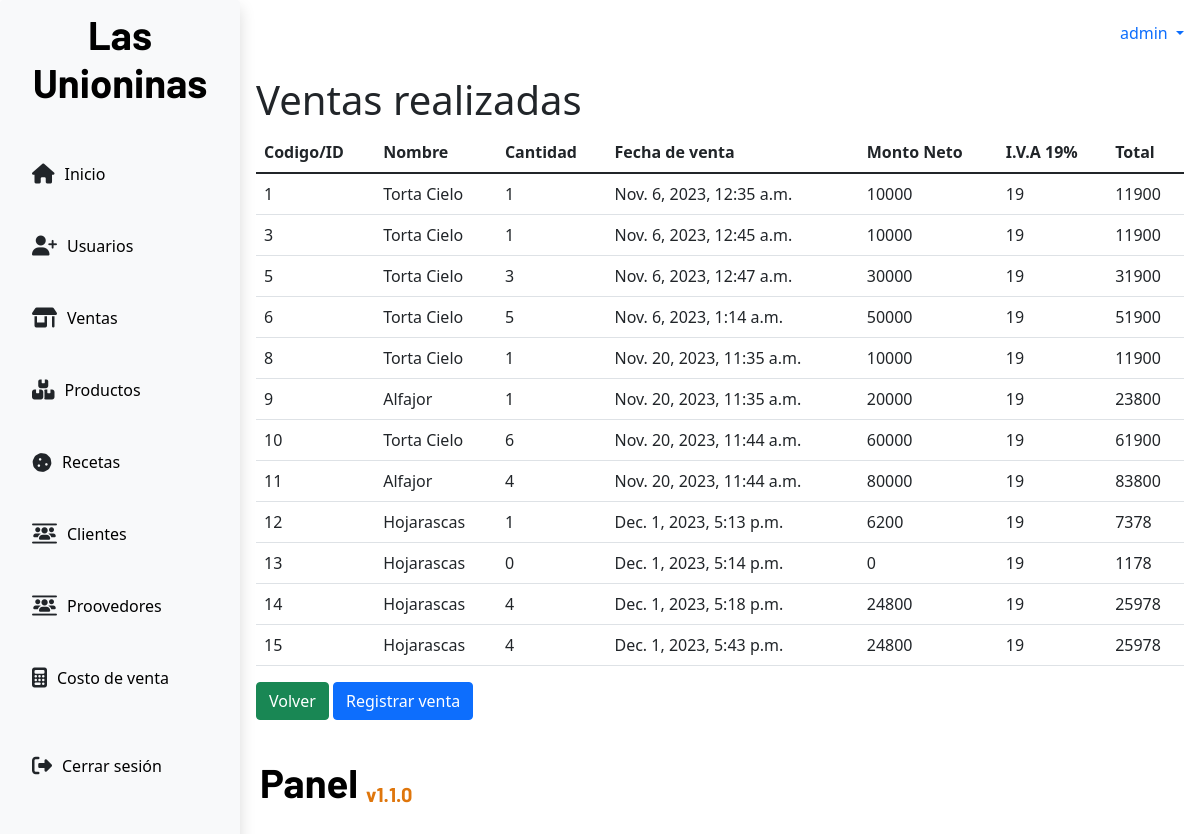
The page /sales/ (signed in) on the database its author committed.
### app/models.py (models this page shows, shortened)
class Sales(models.Model):
    product = models.ForeignKey(ProductsInventory, on_delete=models.CASCADE)
    amount = models.PositiveIntegerField(null=False)
    saleDate = models.DateTimeField(auto_now_add=True)
    subtotal = models.PositiveIntegerField(null=False)
    iva = models.PositiveBigIntegerField(null=False)
    total = models.PositiveIntegerField(null=False)
    seller = models.ForeignKey(UserCollaborator,on_delete=models.CASCADE)

class ProductsInventory(models.Model):
    name = models.CharField(max_length=100,null=False)
    price = models.PositiveIntegerField(null=False)
    category = models.ForeignKey(CategoryProduct, on_delete=models.CASCADE)
    elabDate = models.DateField()
    expDate = models.DateField()
    stock = models.PositiveIntegerField(null=False)

### app/views.py (the view)
# urls.py: path('sales/',views.salesTable,name='salesTable'),
def salesTable(request):
    role = request.session.get("role")
    sold_products = Sales.objects.all()
    if role == "Admin" or role == "NormalUser":
        return render(request,'sales/salesTable.html', {"sales": sold_products})
    else:
        return redirect("/")

### app/context_processors.py (called while the page is built)
def get_username(request):
    username = request.session.get('username', None)
    return {
        "username": username
    }

def get_role(request):
    role = request.session.get("role")
    return {
        "role": role
    }

def get_low_stock(request):
    low_stock = request.session.get("low_stock")
    return {
        "low_stock": low_stock
    }

### app/templates/sales/salesTable.html
{% extends 'base.html' %}
{% block content %}
<div>
    <h1>Ventas realizadas</h1>
</div>
<div>
    <table class="table">
        <thead>
            <tr>
                <th>Codigo/ID</th>
                <th>Nombre</th>
                <th>Cantidad</th>
                <th>Fecha de venta</th>
                <th>Monto Neto</th>
                <th>I.V.A 19%</th>
                <th>Total</th>
            </tr>
        </thead>
        <tbody>
            {% for data in sales %}
                <tr>
                    <td>{{data.id}}</td>
                    <td>{{data.product.name}}</td>
                    <td>{{data.amount}}</td>
                    <td>{{data.saleDate}}</td>
                    <td>{{data.subtotal}}</td>
                    <td>{{data.iva}}</td>
                    <td>{{data.total}}</td>
                </tr>
            {% endfor %}
        </tbody>
    </table>
</div>
<div>
    <a class="btn btn-success" href="{% url 'home'%}">Volver</a>
    <a class="btn btn-primary" href="{% url 'sell'%}">Registrar venta</a>
</div>
{% endblock content %}

### app/static/css/panel.css (style rules this page uses)
:root { --titles: "Barlow", sans-serif; --primary: #1ea4a2; --primary: #1ea4a2; --light: #eef0f4; --grey: #fafafa; --black: #06070a; --blackclaire: #1d2125; --oceanBlue: #172d4f; }
* { box-sizing: border-box; margin: 0; padding: 0; }
html, body { min-height: 100%; height: 100%; }

### rows shown on the page
Sales: id "1", product.name "Torta Cielo", amount "1", saleDate "Nov. 6, 2023, 12:35 a.m.", subtotal "10000", iva "19", total "11900"
Sales: id "3", product.name "Torta Cielo", amount "1", saleDate "Nov. 6, 2023, 12:45 a.m.", subtotal "10000", iva "19", total "11900"
Sales: id "5", product.name "Torta Cielo", amount "3", saleDate "Nov. 6, 2023, 12:47 a.m.", subtotal "30000", iva "19", total "31900"
Sales: id "6", product.name "Torta Cielo", amount "5", saleDate "Nov. 6, 2023, 1:14 a.m.", subtotal "50000", iva "19", total "51900"
Sales: id "8", product.name "Torta Cielo", amount "1", saleDate "Nov. 20, 2023, 11:35 a.m.", subtotal "10000", iva "19", total "11900"
Sales: id "9", product.name "Alfajor", amount "1", saleDate "Nov. 20, 2023, 11:35 a.m.", subtotal "20000", iva "19", total "23800"
Sales: id "10", product.name "Torta Cielo", amount "6", saleDate "Nov. 20, 2023, 11:44 a.m.", subtotal "60000", iva "19", total "61900"
Sales: id "11", product.name "Alfajor", amount "4", saleDate "Nov. 20, 2023, 11:44 a.m.", subtotal "80000", iva "19", total "83800"
Sales: id "12", product.name "Hojarascas", amount "1", saleDate "Dec. 1, 2023, 5:13 p.m.", subtotal "6200", iva "19", total "7378"
Sales: id "13", product.name "Hojarascas", amount "0", saleDate "Dec. 1, 2023, 5:14 p.m.", subtotal "0", iva "19", total "1178"
Sales: id "14", product.name "Hojarascas", amount "4", saleDate "Dec. 1, 2023, 5:18 p.m.", subtotal "24800", iva "19", total "25978"
Sales: id "15", product.name "Hojarascas", amount "4", saleDate "Dec. 1, 2023, 5:43 p.m.", subtotal "24800", iva "19", total "25978"

### other values the page prints
{{ username }} "admin"
